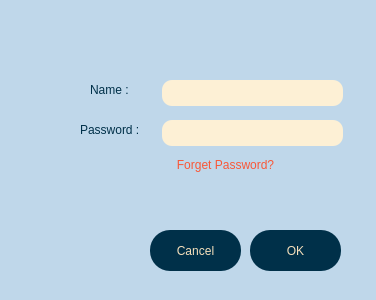
<?xml version="1.0" encoding="UTF-8"?>
<ui version="4.0">
 <class>signin</class>
 <widget class="QDialog" name="signin">
  <property name="geometry">
   <rect>
    <x>0</x>
    <y>0</y>
    <width>376</width>
    <height>300</height>
   </rect>
  </property>
  <property name="windowTitle">
   <string>Dialog</string>
  </property>
  <property name="styleSheet">
   <string notr="true">background-color:rgb(191, 215, 234);
</string>
  </property>
  <widget class="QLineEdit" name="led_name">
   <property name="geometry">
    <rect>
     <x>162</x>
     <y>80</y>
     <width>181</width>
     <height>26</height>
    </rect>
   </property>
   <property name="styleSheet">
    <string notr="true">background-color:rgb(253, 240, 213);
border-radius: 10%;</string>
   </property>
  </widget>
  <widget class="QLineEdit" name="led_pass">
   <property name="geometry">
    <rect>
     <x>162</x>
     <y>120</y>
     <width>181</width>
     <height>26</height>
    </rect>
   </property>
   <property name="styleSheet">
    <string notr="true">background-color:rgb(253, 240, 213);
border-radius: 10%;</string>
   </property>
  </widget>
  <widget class="QLabel" name="label">
   <property name="geometry">
    <rect>
     <x>90</x>
     <y>80</y>
     <width>63</width>
     <height>20</height>
    </rect>
   </property>
   <property name="styleSheet">
    <string notr="true">color:rgb(0, 48, 73);</string>
   </property>
   <property name="text">
    <string>Name :</string>
   </property>
  </widget>
  <widget class="QLabel" name="label_2">
   <property name="geometry">
    <rect>
     <x>80</x>
     <y>120</y>
     <width>81</width>
     <height>20</height>
    </rect>
   </property>
   <property name="styleSheet">
    <string notr="true">color:rgb(0, 48, 73);</string>
   </property>
   <property name="text">
    <string>Password :</string>
   </property>
  </widget>
  <widget class="QPushButton" name="pbn_forgetpass">
   <property name="geometry">
    <rect>
     <x>160</x>
     <y>150</y>
     <width>131</width>
     <height>29</height>
    </rect>
   </property>
   <property name="styleSheet">
    <string notr="true">background-color:rgb(191, 215, 234);
border: hide;
color:rgb(249, 87, 56);</string>
   </property>
   <property name="text">
    <string>Forget Password?</string>
   </property>
  </widget>
  <widget class="QPushButton" name="pbn_cancel">
   <property name="geometry">
    <rect>
     <x>150</x>
     <y>230</y>
     <width>91</width>
     <height>41</height>
    </rect>
   </property>
   <property name="cursor">
    <cursorShape>PointingHandCursor</cursorShape>
   </property>
   <property name="styleSheet">
    <string notr="true">background-color:rgb(0, 48, 73);
border-radius: 20%;
color:rgb(245, 223, 187);</string>
   </property>
   <property name="text">
    <string>Cancel</string>
   </property>
  </widget>
  <widget class="QPushButton" name="pbn_ok">
   <property name="geometry">
    <rect>
     <x>250</x>
     <y>230</y>
     <width>91</width>
     <height>41</height>
    </rect>
   </property>
   <property name="cursor">
    <cursorShape>PointingHandCursor</cursorShape>
   </property>
   <property name="styleSheet">
    <string notr="true">background-color:rgb(0, 48, 73);
border-radius: 20%;
color:rgb(245, 223, 187);</string>
   </property>
   <property name="text">
    <string>OK</string>
   </property>
  </widget>
 </widget>
 <resources/>
 <connections/>
</ui>
